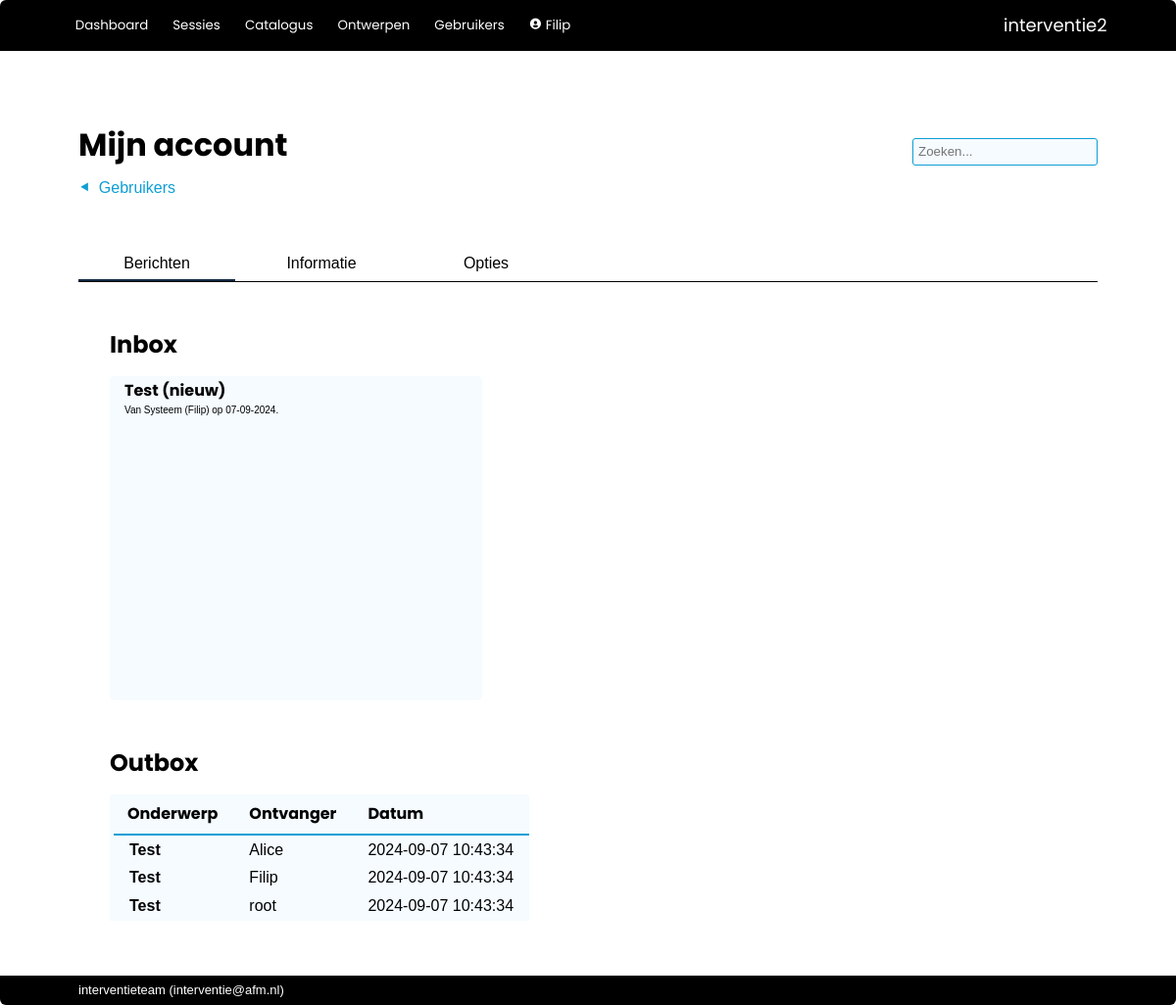
Before: /admin/user (signed in) with the older database file.
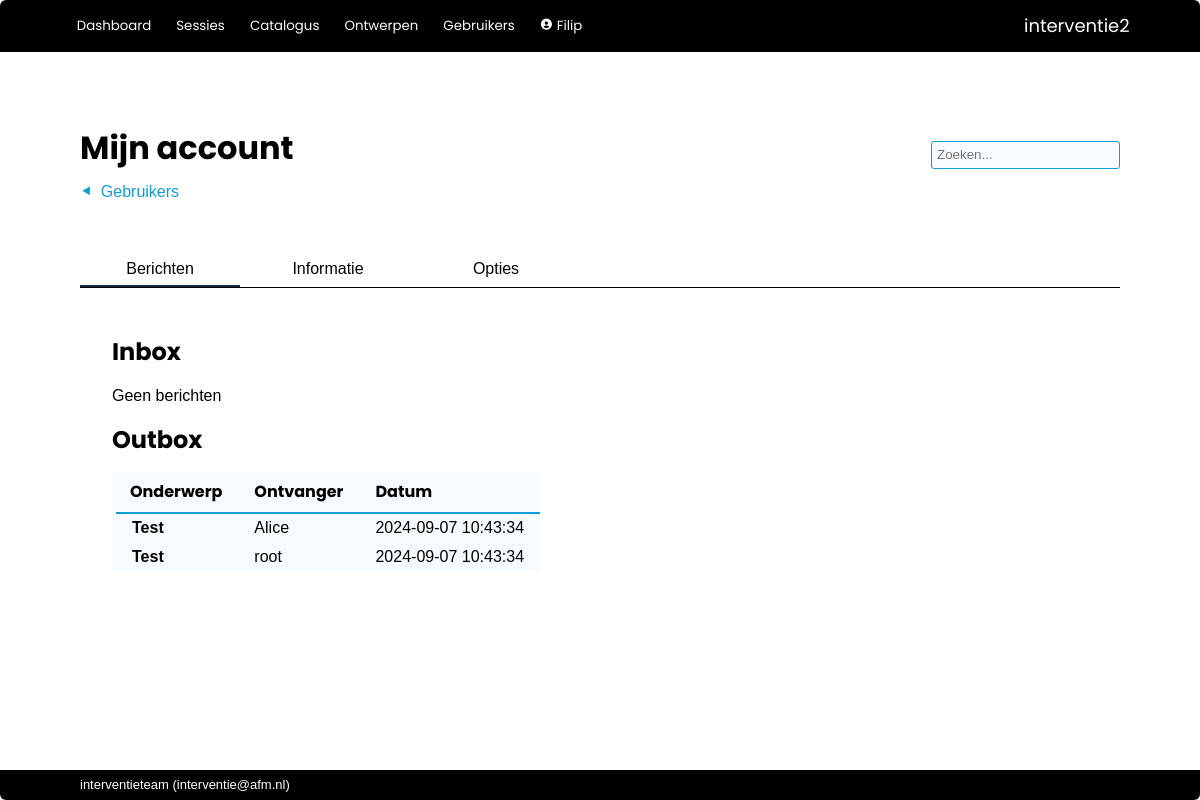
After: the same page with the newer database file.
### interventie2/models.py (models this page shows, shortened)
class Message(db.Model):
    __tablename__ = 'messages'
    id            = db.Column(db.Integer, primary_key=True)
    date_created  = db.Column(db.DateTime(timezone=True), server_default=func.now())
    deliver_after = db.Column(db.DateTime(timezone=True), server_default=func.now())
    subject       = db.Column(db.String(500), nullable=False, default="")
    body          = db.Column(db.String(2000), nullable=False, default="")
    sender_id     = db.Column(db.Integer, db.ForeignKey('users.id'))
    recipient_id  = db.Column(db.Integer, db.ForeignKey('users.id'), nullable=False)
    unread        = db.Column(db.Boolean, nullable=False, default=True)
    archived      = db.Column(db.Boolean, nullable=False, default=True)
    system        = db.Column(db.Boolean, nullable=False, default=True)
    sender = relationship('User', foreign_keys=[sender_id])
    recipient = relationship('User', foreign_keys=[recipient_id])

class User(db.Model, UserMixin):
    __tablename__ = 'users'
    id            = db.Column(db.Integer, primary_key=True)
    name          = db.Column(db.String(80), nullable=False, unique=True)
    password      = db.Column(db.String(200), nullable=False)
    role_id       = db.Column(db.Integer, db.ForeignKey('roles.id'), nullable=False, default=4) #references roles.id
    description   = db.Column(db.String(2000), nullable=False, default="")
    email         = db.Column(db.String(254))
    link          = db.Column(db.String(1000))
    active        = db.Column(db.Boolean, nullable=False, default=True)
    date_created  = db.Column(db.DateTime(timezone=True), server_default=func.now())
    last_seen     = db.Column(db.DateTime(timezone=True), server_default=func.now())
    role = relationship('Role')
    messages = relationship('Message', back_populates='recipient', foreign_keys="Message.recipient_id", cascade='all, delete-orphan')
    messages_sent = relationship('Message', back_populates='sender', foreign_keys="Message.sender_id")
    worksession = relationship('Worksession', back_populates='creator')
    plan = relationship('Plan', back_populates='creator')
    allowed_worksessions = relationship('Worksession', secondary='worksession_access', back_populates='allowed_users')
    owned_instruments = relationship('Instrument', back_populates='owner')
    def unread_messages(self):
        return sum(1 for message in self.messages if (message.unread) and (message.deliver_after.date() <= date.today()))
    def unread_message_alert(self):
        return self.unread_messages() > 0
    def messages_list(self):
        messages = []
        for message in self.messages:
            if message.deliver_after.date() <= date.today():
                messages.append(message)
        return messages
    def edit_allowed(self):
        if not current_user.is_authenticated:
            return False
        elif self.role.id == 1 and current_user.role.id != 1:
            return False
        elif current_user.role.edit_users:
            return True
        elif current_user == self:
            return True
        else:
            return False

### interventie2/admin/routes.py (the view)
@admin.route('/user/<int:id>')
@admin.route('/user')
@login_required
def user(id=None):
    if id is None: # Deze functie kan worden aangeroepen zonder argumenten en laat dan de current_user zien.
        id = current_user.id
    return render_template('admin/user.html', user=User.query.get(id))

### interventie2/models.py (called while the page is built)
@login_manager.user_loader
def load_user(user_id):
    return User.query.get(user_id)

### interventie2/admin/templates/admin/user.html (shortened to what this page needs)
{% extends 'base.html' %}
{% block steps %}
    {% if current_user.role.edit_users %}<a href="{{ url_for('admin.index') }}" class="step">Gebruikers</a>{% endif %}
{% endblock %}
{% block page_title %}
    {% if user == current_user %}
        Mijn account
    {% else %}
        {{ user.name }}
    {% endif %}
{% endblock %}
{% block tabs %}
    {% if current_user == user %}
        <button class="tablinks" onclick="switch_tab(event, 'us_messages')" id="defaultOpen">Berichten</button>
    {% endif %}
    <button class="tablinks" onclick="switch_tab(event, 'us_info')"  id="defaultOpen">Informatie</button>
    <button class="tablinks" onclick="switch_tab(event, 'us_options')">Opties</button>
{% endblock %}
{% block body %}
<div id="us_messages" class="tabcontent">
    <div class="text_area">
        {% if current_user == user %}
        <h1>Inbox</h1>
        {% if current_user.messages_list() | count > 0 %}
        <div class="card_area">
            {% for message in current_user.messages_list() %}
                <a href="{{ url_for('admin.message', message_id=message.id) }}">
                    <div class="card">
                        <div class="card_title">
                            {{ message.subject }} {% if message.unread %}(nieuw){% endif %}
                        </div>
                        <div class="card_owner">Van
                            {% if message.system %}
                                Systeem ({{ message.sender.name }})
                            {% else %}
                                {{ message.sender.name }}
                            {% endif %}
                             op {{ message.date_created.strftime('%d-%m-%Y') }}.
                        </div>
                    </div>
                </a>
            {% endfor %}
        </div>
        {% else %}
            <div>Geen berichten</div>
        {% endif %}
        <h1>Outbox</h1>
        {% if current_user.messages_sent | count > 0 %}
                <table class="sortable">
                    <thead>
                        <tr>
                            <th>Onderwerp</th>
                            <th>Ontvanger</th>
                            <th>Datum</th>
                        </tr>
                    </thead>
                    <tbody>
                    {% for message in current_user.messages_sent %}
                        <tr>
                            <td><a href="{{ url_for('admin.message', message_id=message.id) }}" {% if message.unread %} class="unread"{% endif %}>{{ message.subject }}</a></td>
                            <td>
                                <a href="{{ url_for('admin.user', id=message.recipient.id) }}">{{ message.recipient.name }}</a>
                            </td>
                            <td>{{ message.date_created }}</td>
                        </tr>
                    {% endfor %}
                </tbody>
                </table>
        {% else %}
            <div class="collapsible_content">Geen berichten</div>
        {% endif %}
        <br>
    {% endif %}
    </div>
</div>
{% endblock %}

Changed rows visible on the page:
removed Message: subject "Test", unread "(nieuw)", sender.name "Filip", date_created "07-09-2024", recipient.name "Filip", date_created "2024-09-07 10:43:34"
Other visible differences:
text now shown: "Geen berichten"
